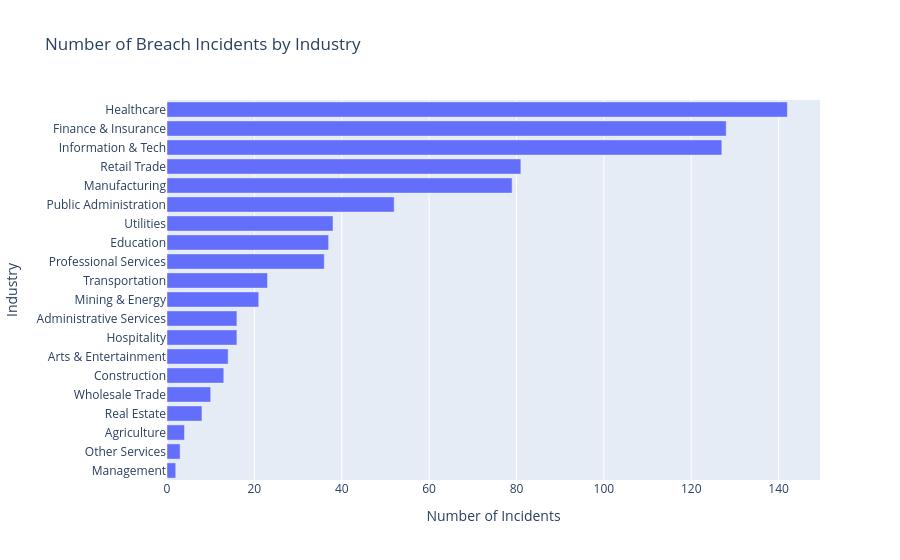

This figure's notebook cell:
### Code cell
# Incidents by industry
industry_counts = df.groupby('industry_name').size().reset_index(name='incident_count')
industry_counts = industry_counts.sort_values('incident_count', ascending=True)

fig = px.bar(
    industry_counts,
    x='incident_count',
    y='industry_name',
    orientation='h',
    title='Number of Breach Incidents by Industry',
    labels={'incident_count': 'Number of Incidents', 'industry_name': 'Industry'}
)
fig.show()

### Figure 1 — Plotly figure (JSON) as saved in the notebook; plotly's stock layout.template omitted (floating-point values rounded to 4 significant figures)
{"data": [{"hovertemplate": "Number of Incidents=%{x}<br>Industry=%{y}<extra></extra>", "legendgroup": "", "marker": {"color": "#636efa", "pattern": {"shape": ""}}, "name": "", "orientation": "h", "showlegend": false, "textposition": "auto", "type": "bar", "x": [2, 3, 4, 8, 10, 13, 14, 16, 16, 21, 23, 36, 37, 38, 52, 79, 81, 127, 128, 142], "xaxis": "x", "y": ["Management", "Other Services", "Agriculture", "Real Estate", "Wholesale Trade", "Construction", "Arts & Entertainment", "Hospitality", "Administrative Services", "Mining & Energy", "Transportation", "Professional Services", "Education", "Utilities", "Public Administration", "Manufacturing", "Retail Trade", "Information & Tech", "Finance & Insurance", "Healthcare"], "yaxis": "y"}], "layout": {"autosize": true, "barmode": "relative", "legend": {"tracegroupgap": 0}, "title": {"text": "Number of Breach Incidents by Industry"}, "xaxis": {"anchor": "y", "autorange": true, "domain": [0, 1], "range": [0, 149.5], "title": {"text": "Number of Incidents"}, "type": "linear"}, "yaxis": {"anchor": "x", "autorange": true, "domain": [0, 1], "range": [-0.5, 19.5], "title": {"text": "Industry"}, "type": "category"}}}
